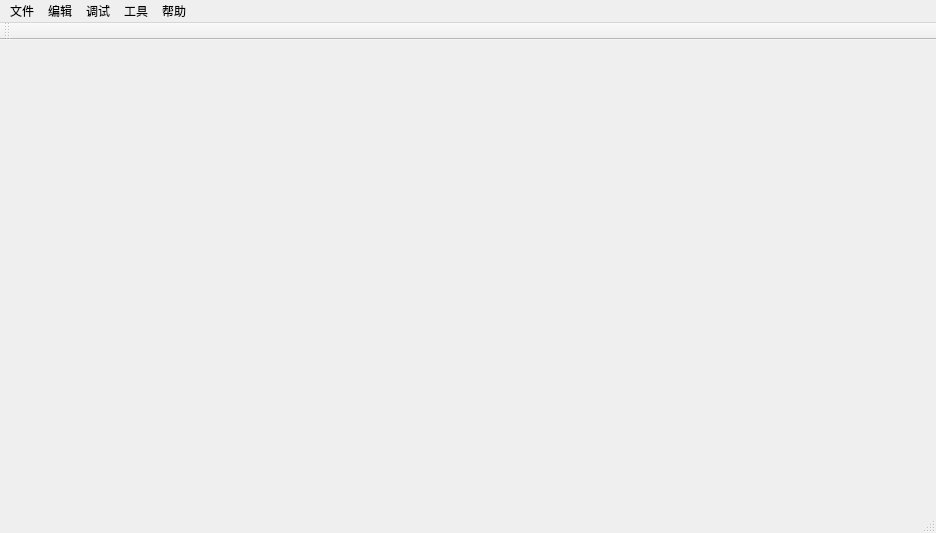
<?xml version="1.0" encoding="UTF-8"?>
<ui version="4.0">
 <class>MainWindow</class>
 <widget class="QMainWindow" name="MainWindow">
  <property name="geometry">
   <rect>
    <x>0</x>
    <y>0</y>
    <width>936</width>
    <height>533</height>
   </rect>
  </property>
  <property name="windowTitle">
   <string>MainWindow</string>
  </property>
  <widget class="QWidget" name="centralWidget"/>
  <widget class="QMenuBar" name="menuBar">
   <property name="geometry">
    <rect>
     <x>0</x>
     <y>0</y>
     <width>936</width>
     <height>23</height>
    </rect>
   </property>
   <widget class="QMenu" name="menu">
    <property name="title">
     <string>文件</string>
    </property>
    <addaction name="actionopen"/>
    <addaction name="actionzuijin"/>
    <addaction name="actionxinjian"/>
   </widget>
   <widget class="QMenu" name="menu_2">
    <property name="title">
     <string>编辑</string>
    </property>
    <addaction name="actionbaocun"/>
    <addaction name="actionfuzhi"/>
    <addaction name="actionzhantie"/>
   </widget>
   <widget class="QMenu" name="menu_3">
    <property name="title">
     <string>调试</string>
    </property>
    <addaction name="actiondantiao"/>
    <addaction name="actionduandian"/>
   </widget>
   <widget class="QMenu" name="menu_4">
    <property name="title">
     <string>工具</string>
    </property>
    <addaction name="actionxuanxiang"/>
   </widget>
   <widget class="QMenu" name="menu_5">
    <property name="title">
     <string>帮助</string>
    </property>
    <addaction name="actionguanyu"/>
    <addaction name="actioninfo"/>
   </widget>
   <addaction name="menu"/>
   <addaction name="menu_2"/>
   <addaction name="menu_3"/>
   <addaction name="menu_4"/>
   <addaction name="menu_5"/>
  </widget>
  <widget class="QToolBar" name="mainToolBar">
   <attribute name="toolBarArea">
    <enum>TopToolBarArea</enum>
   </attribute>
   <attribute name="toolBarBreak">
    <bool>false</bool>
   </attribute>
  </widget>
  <widget class="QStatusBar" name="statusBar"/>
  <action name="actionopen">
   <property name="text">
    <string>打开</string>
   </property>
  </action>
  <action name="actionzuijin">
   <property name="text">
    <string>最近</string>
   </property>
  </action>
  <action name="actionxinjian">
   <property name="text">
    <string>新建</string>
   </property>
  </action>
  <action name="actionbaocun">
   <property name="text">
    <string>保存</string>
   </property>
  </action>
  <action name="actionfuzhi">
   <property name="text">
    <string>复制</string>
   </property>
  </action>
  <action name="actionzhantie">
   <property name="text">
    <string>粘贴</string>
   </property>
  </action>
  <action name="actiondantiao">
   <property name="text">
    <string>单调</string>
   </property>
  </action>
  <action name="actionduandian">
   <property name="text">
    <string>断点</string>
   </property>
  </action>
  <action name="actionxuanxiang">
   <property name="text">
    <string>选项</string>
   </property>
  </action>
  <action name="actionguanyu">
   <property name="text">
    <string>关于软件</string>
   </property>
  </action>
  <action name="actioninfo">
   <property name="text">
    <string>版本信息</string>
   </property>
  </action>
 </widget>
 <layoutdefault spacing="6" margin="11"/>
 <resources/>
 <connections/>
</ui>
